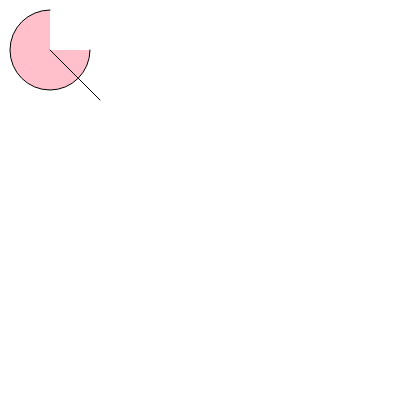
Frame 1 (no input)
Frame 60 (no input): identical to frame 1, image omitted
Frame 120 (the mouse pressed at the canvas centre since frame 60): identical to frame 1, image omitted

The p5.js sketch that drew this single still picture (run headless with seeded random() and noise() and a simulated clock; from frame 60 on, the mouse is pressed at the canvas centre):

// p5.js sketch
// ── sketch.js
function setup() {
    createCanvas(400, 400);
}

function draw() {
    background("white");
    fill("pink");
    arc(50, 50, 80, 80, 0, 0.75 * 2 * PI);
    line(50, 50, 100, 100);
}

// ── backgroundSketch.js
let backCanvas;
function setup(){
  backCanvas = createCanvas(displayWidth,displayHeight)
  backCanvas.position(0,0)
  backCanvas.style('z-index','-1')
  backCanvas.background('pink')
}
/*
function windowResized(){
    backCanvas.height=displayHeight
    backCanvas.width=displayWidth
}
*/
function draw(){
    backCanvas.width=displayWidth;
    backCanvas.height=displayHeight;
    ellipse(200,200,100,100)
    if(mouseIsPressed){
        stroke('white')
        line(pmouseX,pmouseY,mouseX,mouseY)
    }
    backCanvas.background(mouseX,mouseY,pmouseX-pmouseY+100)
}
// ── canvasBackground.html
<!DOCTYPE html>
<html lang="en">
<head>
    <meta charset="UTF-8">
    <meta name="viewport" content="width=device-width, initial-scale=1.0">
    <meta http-equiv="X-UA-Compatible" content="ie=edge">
    <title>p5 Background</title>
    <script src="https://cdn.jsdelivr.net/npm/p5@0.10.2/lib/p5.js"></script>
    <script src='backgroundSketch.js'></script>
</head>
<body>
    <div class="main-heading">
        <h1>Lorem, ipsum dolor.</h1>
    </div>
    <div class="main-content">
        Lorem ipsum dolor sit amet, consectetur adipisicing elit. Nostrum ut quidem molestias ullam odio pariatur atque eveniet, adipisci ipsum officia!
    </div>
</body>
</html>
// ── color.js
function setup() {
    createCanvas(400, 400);
  }
  
  function draw() {
    background('white');
    let alphaDelta=80
    for(let j=0;j<20;j++){
      for(let i=0;i<20;i++){
      fill(100,200,200,80)//decides inside color
      strokeWeight(0.25*i)//pixel size of stroke
      stroke(255,59,129)//decides outline color
      arc(100+i*10,100+j*10,80,80,0,0.75*2*PI,PIE)
      }
    }
  }
// ── mapping.js
function setup() {
    createCanvas(400,400)
  }
  
  function draw() {
    const mappedX=map(mouseX,0,400,0,255)
    const mappedY=map(mouseY,0,400,0,255)
    background(mappedX,mappedY,mappedX-mappedY+100)
  }
// ── mouseInteraction.js
function setup() {
    createCanvas(400, 400);
    background("lightyellow")
    for(let i=0;i<1000;i+=20){
      stroke('grey')
      line(0,i,400,i)
    } 
    stroke('red')
    line(20,0,20,400)
  }
  
  function draw() {
    //console.log("X:",mouseX)
    //console.log("Y:",mouseY)
    if(mouseIsPressed){
      //noStroke()
      stroke('black')
      smooth()
      strokeWeight(1)
      fill(255,156,0,20)
      ellipse(mouseX,mouseY,50,50)
    }
  }
// ── mouseInteractionAndLayers.js
let layer0;
let layer1;
function setup() {
  createCanvas(400, 400);
  layer0=createGraphics(400,400)
  layer0.background("lightyellow")
  for(let i=0;i<1000;i+=20){
    layer0.stroke('grey')
    layer0.line(0,i,400,i)
  } 
  layer0.stroke('red')
  layer0.line(20,0,20,400)
  layer1=createGraphics(400,400)
  layer1.clear()
  image(layer0,0,0)
}

function draw() {
  //console.log("X:",mouseX)
  //console.log("Y:",mouseY)
  image(layer0,0,0)
  fill(255,156,0,20)
  ellipse(mouseX,mouseY,50,50)
  if(mouseIsPressed){
    //noStroke()
    layer1.stroke('black')
    layer1.strokeWeight(1)
    layer1.fill(255,156,0,20)
    layer1.ellipse(mouseX,mouseY,50,50)
  }
  image(layer1,0,0)
}
// ── movement.js
let circleX=0
function setup() {
  createCanvas(400,400)
}

function draw() {
  if(circleX>425){
    circleX=0
  }
  background(150)
  ellipse(circleX,200,50,50)
  circleX+=5
}
// ── paintSpray.js
const backgroundDetails={freeze:false}
let circleSize=50
function setup() {
  createCanvas(400,400)
}
function mouseReleased(){
    backgroundDetails.freeze=true
    circleSize=100
}
function draw() {
  const mappedX=map(mouseX,0,400,0,255)
  const mappedY=map(mouseY,0,400,0,255)
  backgroundDetails.r=mappedX
  backgroundDetails.g=mappedY
  backgroundDetails.b=mappedX  
  if(mouseIsPressed){
    fill(random(0,255),random(0,255),random(0,255),70)
    stroke('white')
    ellipse(mouseX,mouseY,circleSize,circleSize)
    circleSize-=1
  }
  if(!backgroundDetails.freeze){
  background(mappedX,mappedY,mappedX-mappedY+100)
  }
  point(random(0,400),random(0,400))
}

// ── polka.js
function setup() {
    createCanvas(400,400)
    background('black')
  }
  function draw() {
    noStroke()
    fill(random(0,255),random(0,255),random(0,255),random(0,255))
    ellipse(random(0,400),random(0,400),random(50,100),random(50,100))
  }
  
// ── recArt.js
function setup() {
    createCanvas(400, 400);
    background(200)
  }
  
  function recursiveDraw(x1,x2,y,s,a){
    fill(255,54,0,a)
    ellipse(x1,y,s,s)
    ellipse(x2,y,s,s)
    recursiveDraw(x1+10,x2+10,y,s-10,a-10)
  }
  function draw() {
    const x1=100;
    const x2=200
    const y1=200
    const s=50
    const alphaVal=200
    recursiveDraw(x1,x2,y1,s,alphaVal)
  }
